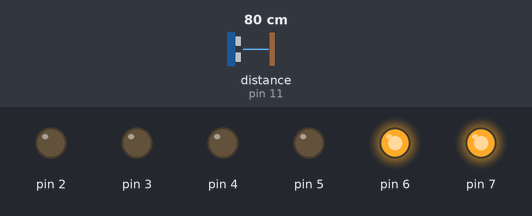
Recording of a sketch running on a simulated Arduino Uno, built with avr-gcc and run on an emulated ATmega328P. Parts: output pins drawn as LEDs (lit = HIGH). Wiring (inferred from the names in the program): ultrasonic range finder: trigger pin 12; echo pin 11. Inputs (shaded band) come from the test bench; at power-on: distance to the obstacle (sensor on pin 11) 80 cm. The echo pulse lasts 58.3 µs per cm; pins used as bus, display or sensor lines are not drawn; what the sketch prints to the serial monitor is not drawn.

Above: at 1.2 s.
1.3 s: distance to the obstacle (sensor on pin 11) set to 26 cm
2.8 s: distance to the obstacle (sensor on pin 11) set to 21 cm
At 3.7 s:
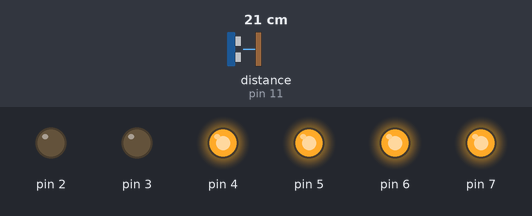
4.3 s: distance to the obstacle (sensor on pin 11) set to 17 cm
5.8 s: distance to the obstacle (sensor on pin 11) set to 14 cm
At 7.0 s:
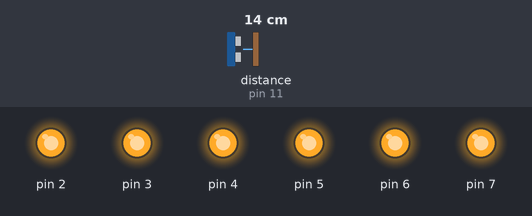
7.3 s: distance to the obstacle (sensor on pin 11) set to 18 cm
At 8.4 s:
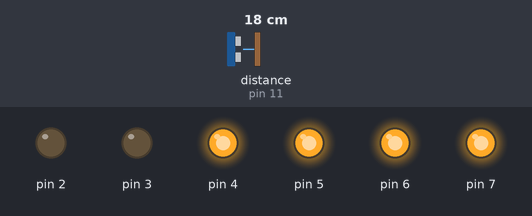
8.8 s: distance to the obstacle (sensor on pin 11) set to 2 cm
At 9.4 s:
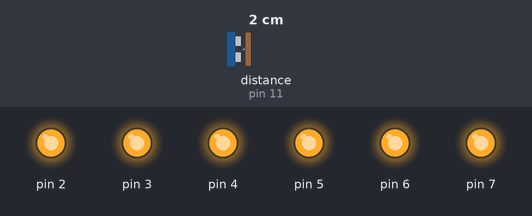
Timing chart, 0 to 11.3 s (numbered marks = the images above; inputs shaded):
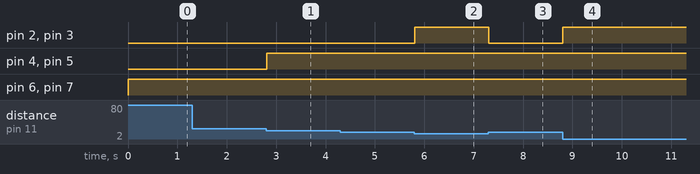

The sketch:

sketch_jun7a.ino
```cpp
int pino_trigger = 12;
int pino_echo = 11;
int distancia = 0;
int tempo = 0;
void setup() {
  pinMode(2, OUTPUT);
  pinMode(3, OUTPUT);
  pinMode(4, OUTPUT);
  pinMode(5, OUTPUT);
  pinMode(6, OUTPUT);
  pinMode(7, OUTPUT);
  pinMode(pino_trigger, OUTPUT);
  pinMode(pino_echo, INPUT);
  Serial.begin(9600);
}

void loop() {
  //Sensor:
  digitalWrite(pino_trigger, LOW);
  digitalWrite(pino_trigger, HIGH);
  delayMicroseconds(10);
  digitalWrite(pino_trigger, LOW);
  tempo = pulseIn(pino_echo, HIGH);
  distancia = int(tempo * 0.0175);
  Serial.println(distancia);
  //Leds:

  if (distancia >= 25){
    digitalWrite(6, HIGH);
    digitalWrite(7, HIGH);
    digitalWrite(5, LOW);
    digitalWrite(4, LOW);
    digitalWrite(3, LOW);
    digitalWrite(2, LOW);
  }
  else{
    if (distancia >= 15 && distancia <25) {
      digitalWrite(6, HIGH);
      digitalWrite(7, HIGH);
      digitalWrite(5, HIGH);
      digitalWrite(4, HIGH);
      digitalWrite(3, LOW);
      digitalWrite(2, LOW);
    }
    else{
      if (distancia < 15){
        digitalWrite(6, HIGH);
        digitalWrite(7, HIGH);
        digitalWrite(5, HIGH);
        digitalWrite(4, HIGH);
        digitalWrite(3, HIGH);
        digitalWrite(2, HIGH);
      }
    }
  }
}
```

Measured:
- the behaviour switches between 25 and 24 cm on distance to the obstacle (sensor on pin 11) (found by bisection; images 0 and 1)
- the behaviour switches between 16 and 15 cm on distance to the obstacle (sensor on pin 11) (found by bisection; images 1 and 2)
- after the input at 2.8 s, pin 4, pin 5: LOW → HIGH at once
- after the input at 5.8 s, pin 2, pin 3: LOW → HIGH at once
- after the input at 7.3 s, pin 2, pin 3: HIGH → LOW at once
- after the input at 8.8 s, pin 2, pin 3: LOW → HIGH at once
